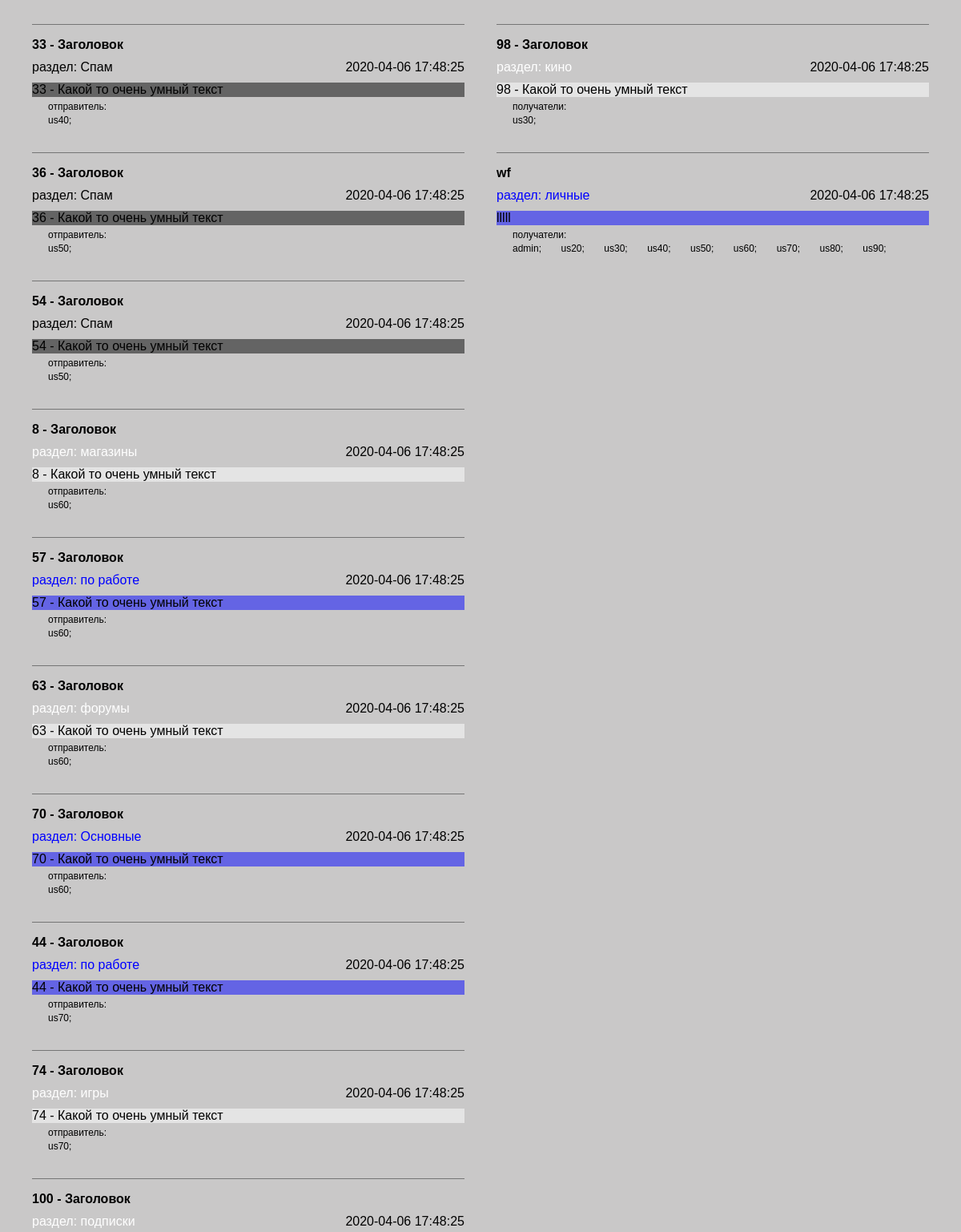
/route/messages/ (signed in, middle part), run on an earlier commit of the app's database.
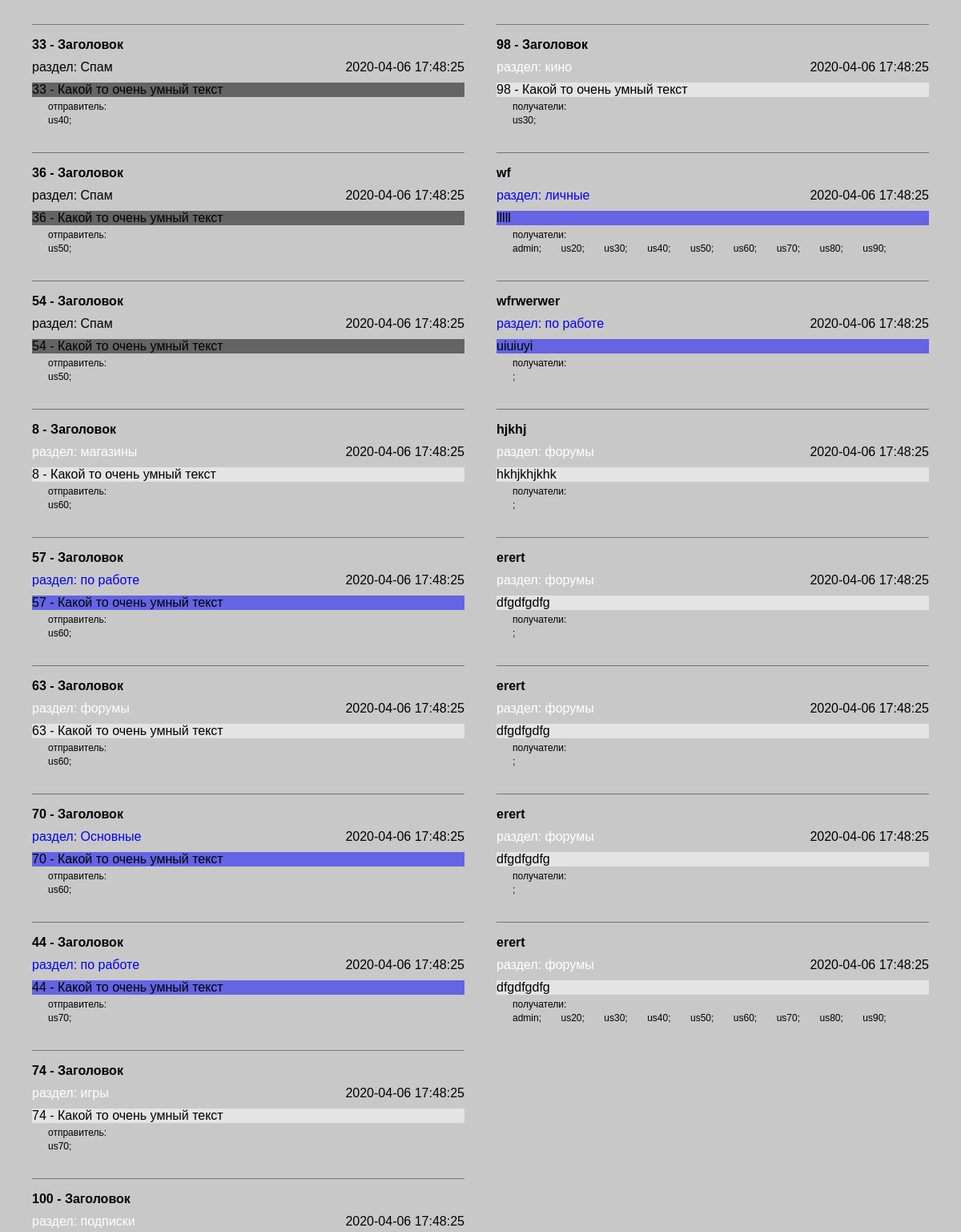
And on a later commit of the database.
### tables this page shows
CREATE TABLE `messages` (
  `id` int(10) NOT NULL,
  `title` varchar(1024) NOT NULL,
  `section_id` int(3) DEFAULT '0',
  `date_time` datetime NOT NULL DEFAULT CURRENT_TIMESTAMP,
  `text` text,
  `user_id_sender` int(11) NOT NULL
);

CREATE TABLE `sections` (
  `id` int(3) NOT NULL,
  `name` varchar(50) NOT NULL,
  `parent_id` int(3) DEFAULT '0',
  `user_id` int(11) NOT NULL,
  `color_id` int(3) DEFAULT NULL,
  `date_time` datetime NOT NULL DEFAULT CURRENT_TIMESTAMP
);

CREATE TABLE `users` (
  `id` int(11) NOT NULL,
  `user` varchar(255) NOT NULL,
  `email` varchar(255) NOT NULL,
  `phone` varchar(20) DEFAULT NULL,
  `password` char(60) NOT NULL,
  `flag_email_notification` tinyint(1) NOT NULL DEFAULT '0',
  `flag_active` tinyint(1) NOT NULL DEFAULT '0'
);

### helpers/pdo_query.php (called while the page is built, shortened)
<?php
function selectMsgIn(object $pdo, int $user_id): array
{
    $sql = 'SELECT
                `messages`.id,
                `messages`.title as msg_title,
                `messages`.section_id,
                `messages`.date_time as msg_date,
                `messages`.text as msg_text,
                `messages`.user_id_sender as sender,
                `message_recipient`.recipient_user_id as recipient,
                `users`.user as userName,
                `users`.email as email,
                `sections`.name as sect_name,
                `sections`.color_id,
                `colors`.red as red,
                `colors`.green as green,
                `colors`.blue as blue
            FROM `messages`
            LEFT OUTER JOIN `message_recipient` ON `message_recipient`.message_id = `messages`.id
            LEFT OUTER JOIN `users` ON `users`.id = `messages`.user_id_sender
            LEFT OUTER JOIN `sections` ON `messages`.section_id = `sections`.id
            LEFT OUTER JOIN `colors` ON  `sections`.color_id = `colors`.id
            WHERE `message_recipient`.recipient_user_id = :user_id
            ORDER BY `messages`.date_time DESC, `users`.user, `messages`.id';
    $stmt = $pdo->prepare($sql);
    $stmt->execute(['user_id' => $user_id]);
    return $stmt->fetchAll();
}
function selectMsgOut(object $pdo, int $user_id): array
{
    $sql = 'SELECT
                `messages`.id,
                `messages`.title as msg_title,
                `messages`.section_id,
                `messages`.date_time as msg_date,
                `messages`.text as msg_text,
                `messages`.user_id_sender as sender,
                `message_recipient`.recipient_user_id as recipient,
                `users`.user as userName,
                `users`.email as email,
                `sections`.name as sect_name,
                `sections`.color_id,
                `colors`.red as red,
                `colors`.green as green,
                `colors`.blue as blue
            FROM `messages`
            LEFT OUTER JOIN `message_recipient` ON `message_recipient`.message_id = `messages`.id
            LEFT OUTER JOIN `users` ON `users`.id = `message_recipient`.recipient_user_id
            LEFT OUTER JOIN `sections` ON `messages`.section_id = `sections`.id
            LEFT OUTER JOIN `colors` ON  `sections`.color_id = `colors`.id
            WHERE `messages`.user_id_sender = :user_id
            ORDER BY `messages`.date_time DESC, `messages`.id, `users`.user, `messages`.id';
    $stmt = $pdo->prepare($sql);
    $stmt->execute(['user_id' => $user_id]);
    return $stmt->fetchAll();
}

### template/msg/tempMsgIn.php (the view)
<?php
if (isset($msgIn)) {
    if (count($msgIn) > 0) {
        foreach ($msgIn as $msg) { ?>
            <div class="block-msg"> <?= $msg['msg_title'] ?></div>
            <div class="msg-info">
                <div style="color:rgb(<?= $msg['red'] ?>,
                                    <?= $msg['green'] ?>,
                                    <?= $msg['blue'] ?>)">
                    раздел: <?= $msg['sect_name'] ?>
                </div>
                <div><?= $msg['msg_date'] ?></div>
            </div>
            <div style="background-color:rgb(<?= $msg['red'] / 2 + 100 ?>,
                                            <?= $msg['green'] / 2 + 100 ?>,
                                            <?= $msg['blue'] / 2 + 100 ?>)">
                <?= $msg['msg_text'] ?>
            </div>
            <div class="recipient-msg">отправитель:</div>
            <span class="recipient-msg"> <?= $msg['userName'] ?>;</span>
    <?php }
    }
} else { ?>
    <div> Список входящих сообщений пуст!</div>
<?php } ?>

### template/msg/tempMsgOut.php
<?php
if (isset($msgOut)) {
    if (count($msgOut) > 0) {
        $msgId = -1;
        foreach ($msgOut as $msg) {
            if ($msgId != $msg['id']) {
                $msgId = $msg['id'] ?>
                <div class="block-msg"> <?= $msg['msg_title'] ?></div>
                <div class="msg-info">
                    <div style="color:rgb(<?= $msg['red'] ?>,
                                    <?= $msg['green'] ?>,
                                    <?= $msg['blue'] ?>)">
                        раздел: <?= $msg['sect_name'] ?>
                    </div>
                    <div><?= $msg['msg_date'] ?></div>
                </div>
                <div style="background-color:rgb(<?= $msg['red'] / 2 + 100 ?>,
                                            <?= $msg['green'] / 2 + 100 ?>,
                                            <?= $msg['blue'] / 2 + 100 ?>)">
                    <?= $msg['msg_text'] ?>
                </div>
                <div class="recipient-msg">получатели:</div>
                <span class="recipient-msg"> <?= $msg['userName'] ?>;</span>
            <?php } else { ?>
                <span class="recipient-msg"> <?= $msg['userName'] ?>;</span>
    <?php }
        }
    }
} else { ?>
    <div> Список исходящих сообщений пуст!</div>
<?php } ?>

What changed in the data, as far as the page shows it:
added messages: title "wfrwerwer", section.name "по работе", date_time "2020-04-06 17:48:25", text "uiuiuyi"
added messages: title "hjkhj", section.name "форумы", date_time "2020-04-06 17:48:25", text "hkhjkhjkhk"
added messages: title "erert", section.name "форумы", date_time "2020-04-06 17:48:25", text "dfgdfgdfg"
added messages: title "erert", section.name "форумы", date_time "2020-04-06 17:48:25", text "dfgdfgdfg"
added messages: title "erert", section.name "форумы", date_time "2020-04-06 17:48:25", text "dfgdfgdfg"
added messages: title "erert", section.name "форумы", date_time "2020-04-06 17:48:25", text "dfgdfgdfg", users.user "admin", users.user "us20", users.user "us30", users.user "us40", users.user "us50", users.user "us60", users.user "us70", users.user "us80", users.user "us90"
